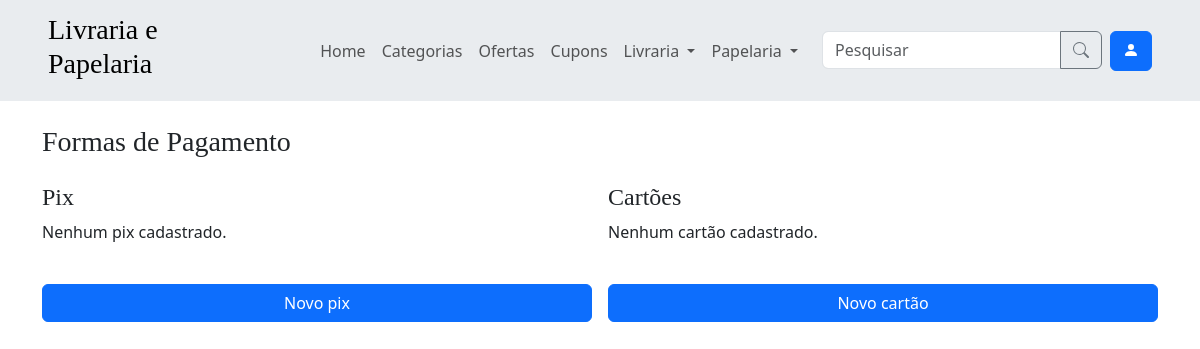
The app's page /usuario/formas_pagamento/ (signed in), older data.
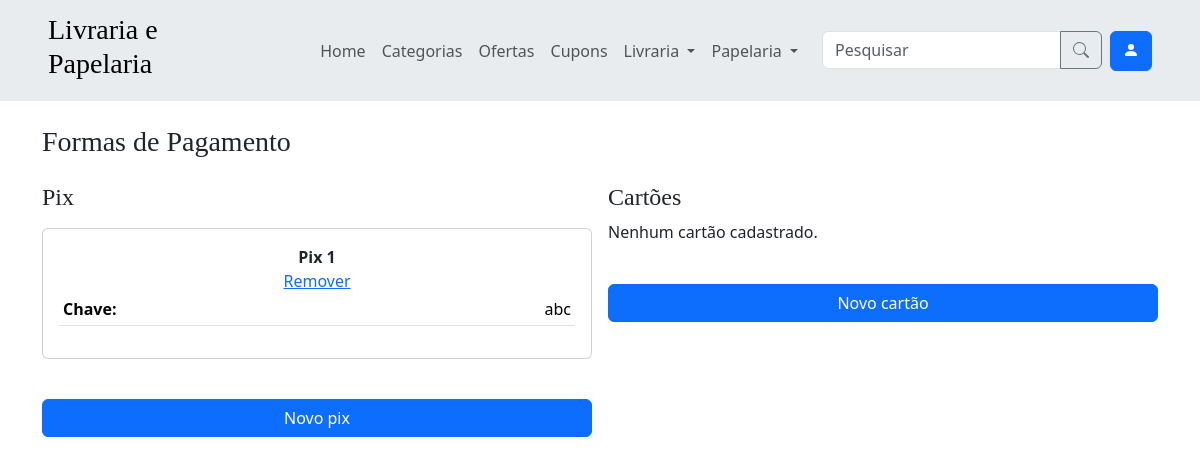
The same page, newer data.
### app/models.py (models this page shows)
class FormaPagamento(models.Model):
    usuario = models.ForeignKey(User, on_delete=models.CASCADE)
    class Meta:
        abstract = True
        verbose_name = verbose_name_plural = 'FormaPagamento'

class Pix(FormaPagamento):
    chave = models.CharField(max_length=100)
    class Meta:
        verbose_name = verbose_name_plural = 'Pix'

### app/views.py (the view)
# urls.py: path('usuario/formas_pagamento/', views.formas_pagamento, name='formas_pagamento'),
@login_required
@user_passes_test(usuario_comum)
def formas_pagamento(request):
    pix = Pix.objects.filter(usuario_id=request.user.id)
    cartoes = Cartao.objects.filter(usuario_id=request.user.id)
    return render(request, 'formas_pagamento.html', {'pix': pix, 'cartoes': cartoes})

### app/context_processors.py (called while the page is built)
def categorias_processor(request):
    categorias = Categoria.objects.all()
    categorias_livraria = categorias.filter(tipo='LIVRARIA')[:10]
    categorias_papelaria = categorias.filter(tipo='PAPELARIA')[:10]
    categorias = categorias[:10]
    return {
        'categorias': categorias,
        'categorias_livraria': categorias_livraria,
        'categorias_papelaria': categorias_papelaria
    }

### app/views.py (called while the page is built)
def usuario_comum(user):
    return not user.is_staff

### app/templates/formas_pagamento.html (shortened to what this page needs)
{% extends 'components/base.html' %}
{% block content %}
    {% include 'components/content_title.html' with title='Formas de Pagamento' %}
    <div class="row g-3">
        <div class="col">
            <h4>Pix</h4>
            {% for chave in pix %}
                <div class="card my-3 p-3">
                    <div class="fw-bold text-center">Pix {{ forloop.counter }}</div>
                    <div class="d-flex flex-wrap justify-content-center gap-3">
                        <a href="{% url 'formas_pagamento_remover' tipo_pagamento='pix' id_pagamento=chave.id %}">Remover</a>
                    </div>
                    <table class="table table-sm">
                        <tbody>
                            <tr>
                                <td class="align-middle text-capitalize fw-bold pe-3">Chave:</td>
                                <td class="align-middle text-break text-end">{{ chave.chave }}</td>
                            </tr>
                        </tbody>
                    </table>
                </div>
            {% empty %}
                <p>Nenhum pix cadastrado.</p>
            {% endfor %}
            <p><a href="{% url 'formas_pagamento_criar' tipo_pagamento='pix' %}" class="btn btn-primary w-100 mt-4">Novo pix</a></p>
        </div>
        <div class="col">
            <h4>Cartões</h4>
            {% for cartao in cartoes %}
                <div class="card my-3 p-3">
                    <div class="fw-bold text-center">Cartão {{ forloop.counter }}</div>
                    <div class="d-flex flex-wrap justify-content-center gap-3">
                        <a href="{% url 'formas_pagamento_remover' tipo_pagamento='cartao' id_pagamento=cartao.id %}">Remover</a>
                    </div>
                    <table class="table table-sm">
                        <tbody>
                            <tr>
                                <td class="align-middle text-capitalize fw-bold pe-3">Numero:</td>
                                <td class="align-middle text-break text-end">{{ cartao.numero }}</td>
                            </tr>
                            <tr>
                                <td class="align-middle text-capitalize fw-bold pe-3">Validade:</td>
                                <td class="align-middle text-break text-end">{{ cartao.validade }}</td>
                            </tr>
                            <tr>
                                <td class="align-middle text-capitalize fw-bold pe-3">Codigo de segurança:</td>
                                <td class="align-middle text-break text-end">{{ cartao.codigo_seguranca }}</td>
                            </tr>
                            <tr>
                                <td class="align-middle text-capitalize fw-bold pe-3">Nome do dono</td>
                                <td class="align-middle text-break text-end">{{ cartao.nome_dono }}</td>
                            </tr>
                            <tr>
                                <td class="align-middle text-capitalize fw-bold pe-3">Tipo:</td>
                                <td class="align-middle text-break text-end">{{ cartao.tipo }}</td>
                            </tr>
                        </tbody>
                    </table>
                </div>
            {% empty %}
                <p>Nenhum cartão cadastrado.</p>
            {% endfor %}
            <p><a href="{% url 'formas_pagamento_criar' tipo_pagamento='cartao' %}" class="btn btn-primary w-100 mt-4">Novo cartão</a></p>
        </div>
    </div>
{% endblock %}

Row changes from the older to the newer data that the page shows:
added Pix: chave "abc"
Text that changed along with them:
text no longer shown: "Nenhum pix cadastrado."
